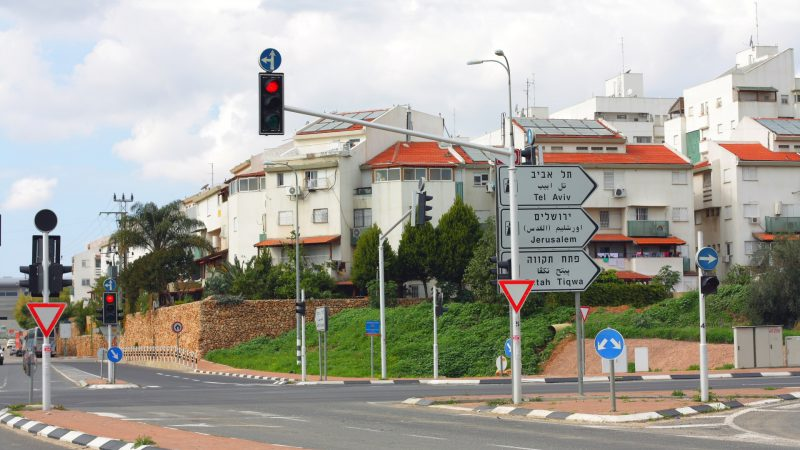
#> input picture street_traffic_signs.jpg, 800 x 450 px; the run also reads 1 picture not shown here
$ python img_multi_object_recognition_openCV.py
#> lines starting #> are read from the running program, lines starting #| are printed output that depends on the picture; after the words box and inside, x2 and y2 are one past the last pixel; in counts of white or black regions, pixels touching at a corner belong together
#Object detection in image using open CV
#We use a street view image where we detect where red traffic lights are located

import cv2
import numpy as np

#Opening main street view image containing target images
img = cv2.imread("street_traffic_signs.jpg")
#> img is the input picture: shape (450, 800, 3); mean B, G, R 154.2, 163.1, 165.3
gray_img = cv2.cvtColor(img, cv2.COLOR_BGR2GRAY)
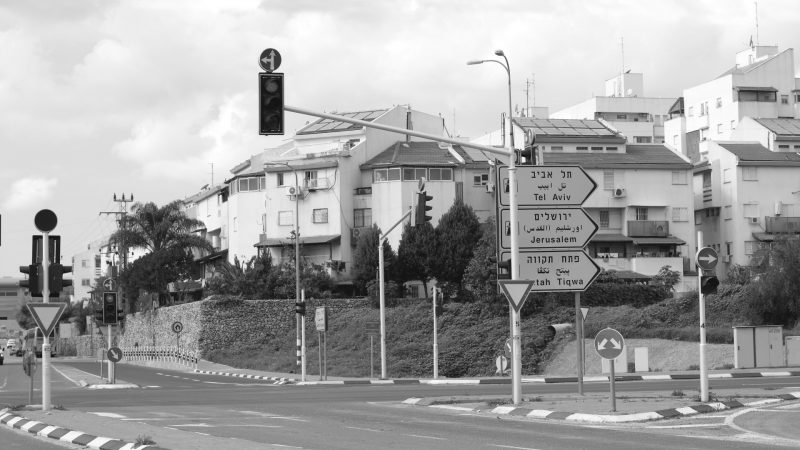
#> gray_img: shape (450, 800); min 7, max 255, mean 162.7


##########################
#Creating the FIRST template to identify the first image of a red traffic light
template = cv2.imread("red_light.jpg", cv2.IMREAD_GRAYSCALE)
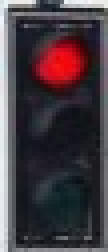
#> input picture red_light.jpg, 27 x 63 px (shown 4 times larger)
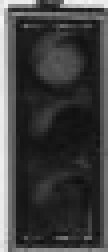
#> template: shape (63, 27) (shown 4 times larger); min 15, max 245, mean 64.3
w, h = template.shape[::-1]
#> w = 27; h = 63

result = cv2.matchTemplate(gray_img, template, cv2.TM_CCOEFF_NORMED)
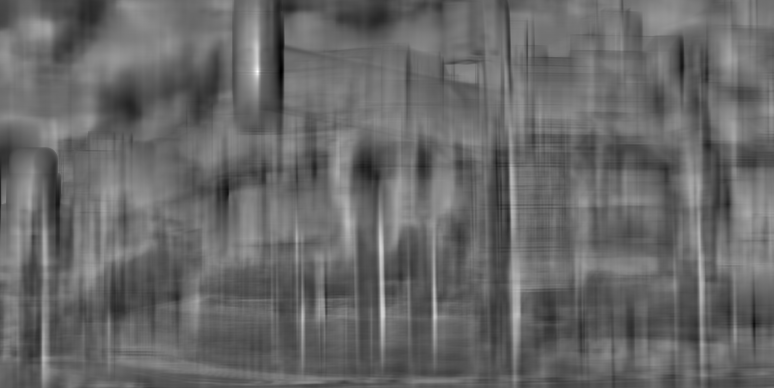
#> result: shape (388, 774) float32; min -0.66, max 1, mean 0.0176; drawn with min black and max white
loc = np.where(result >= 0.8)
#> loc = 13 positions, rows 68 to 74, columns 256 to 258

for pt in zip(*loc[::-1]):
    cv2.rectangle(img, pt, (pt[0] + w, pt[1] + h), (0, 255, 0), 4)
#> this loop made 13 passes
#> pt on passes 1 to 12: (256, 68), (257, 68), (256, 69), (257, 69), (256, 70), (257, 70), (256, 71), (257, 71), (258, 71), (256, 72), (257, 72), (257, 73)
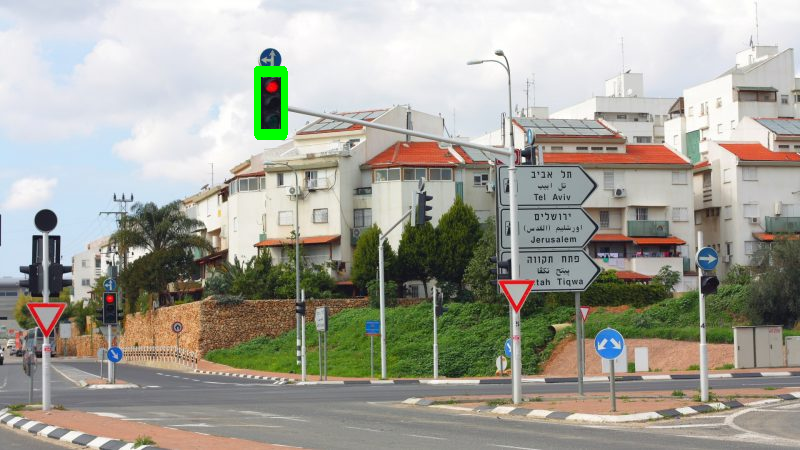
#> img: shape (450, 800, 3); 0.4% of pixels changed, all inside (x1, y1, x2, y2) = (254, 66, 288, 140)


##########################
#Creating the SECOND template to identify the first image of a red traffic light
template2 = cv2.imread('red_light1.jpg', cv2.IMREAD_GRAYSCALE)
w2,h2 = template2.shape[::-1]
#> w2 = 17; h2 = 35

result2 = cv2.matchTemplate(gray_img, template2, cv2.TM_CCOEFF_NORMED)
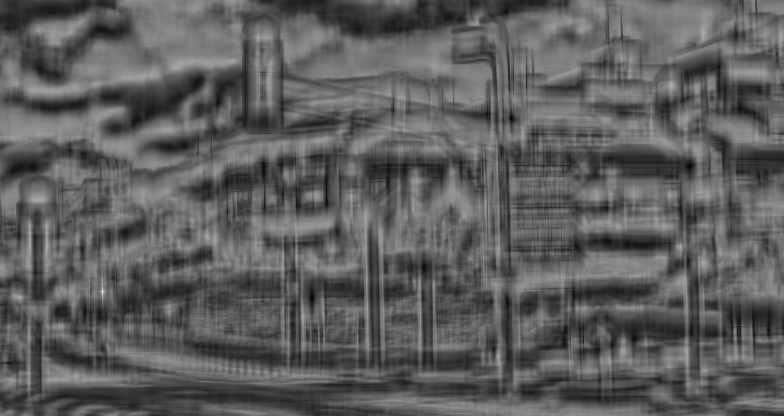
#> result2: shape (416, 784) float32; min -0.547, max 0.997, mean 0.018; drawn with min black and max white
loc2 = np.where(result2 >= 0.9)
#> loc2 = ([291], [102])

for pt in zip(*loc2[::-1]):
    cv2.rectangle(img, pt, (pt[0] + w2,pt[1] + h2), (0,255,0),4)
#> this loop made 1 pass
#> pt on pass 1: (102, 291)
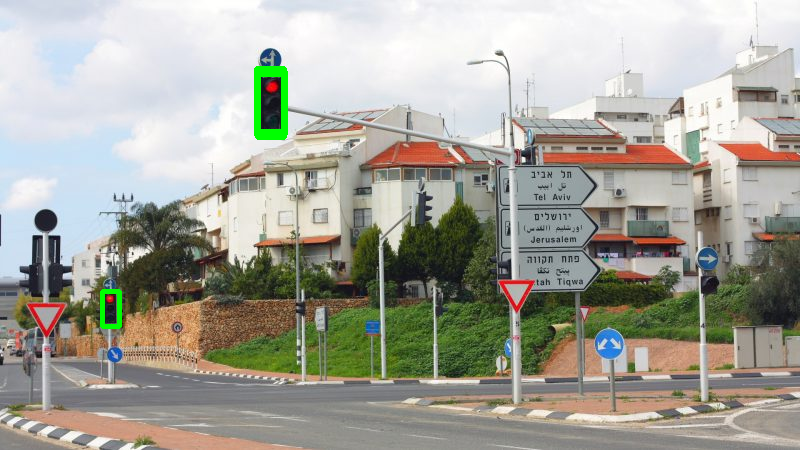
#> img: shape (450, 800, 3); 0.14% of pixels changed, all inside (x1, y1, x2, y2) = (100, 289, 122, 329)


cv2.imshow("img", img)

cv2.waitKey(0)
cv2.destroyAllWindows()
